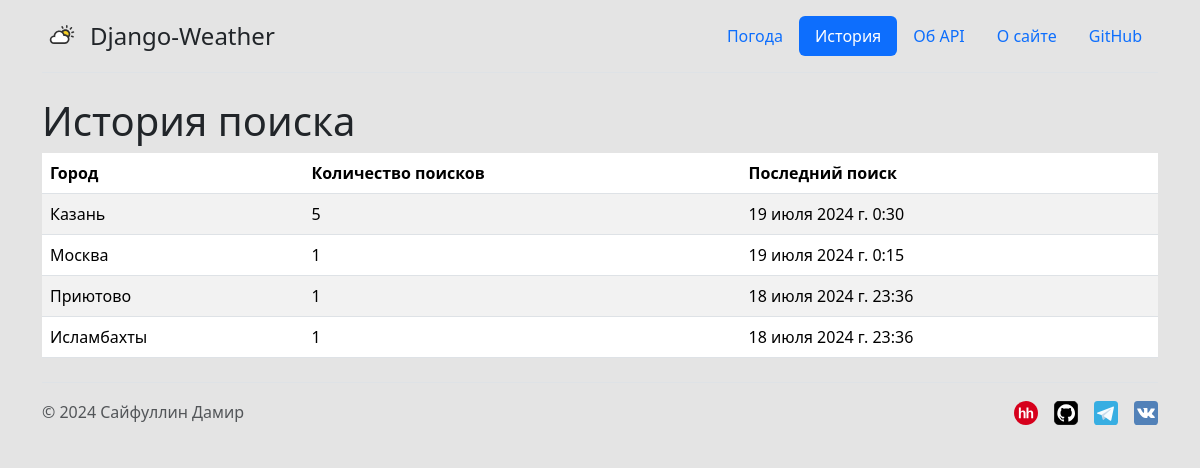
The app's page /history, older data.
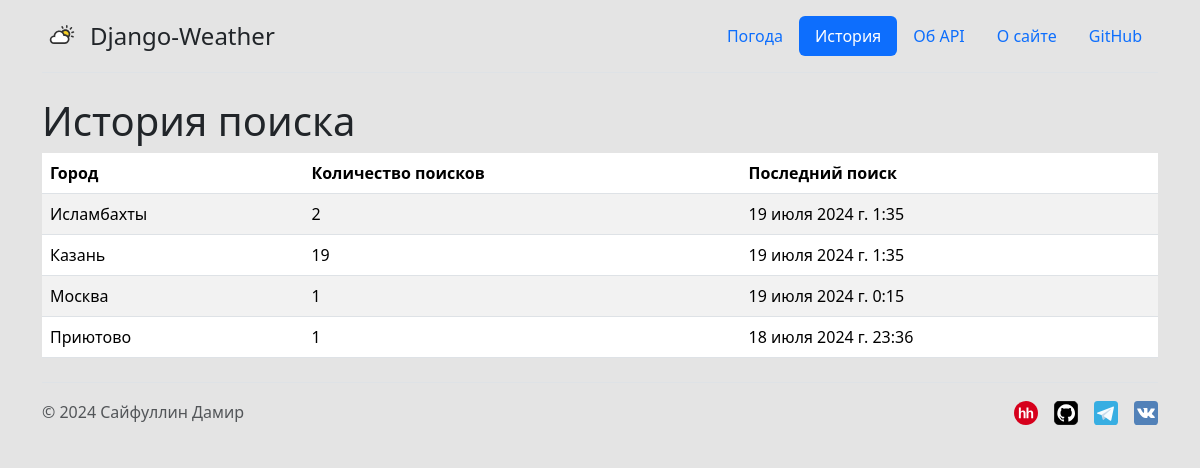
The same page, newer data.
### main/models.py (models this page shows, shortened)
class SearchHistory(models.Model):
    city = models.CharField('Город', max_length=100)
    search_count = models.IntegerField('Количество поисков', default=0)
    last_searched = models.DateTimeField('Последний поиск', auto_now=True)
    class Meta:
        verbose_name = 'История поиска'
        verbose_name_plural = 'История поиска'

### main/views.py (the view)
# urls.py: path('history', views.history, name='history'),
def history(request):
    history = SearchHistory.objects.order_by('-last_searched')
    return render(request, 'main/history.html', {'history': history})

### main/templates/main/history.html (shortened to what this page needs)
{% extends 'main/base.html' %}
{% block header %}
    <li class="nav-item"><a href="{% url 'index' %}" class="nav-link" aria-current="page">Погода</a></li>
    <li class="nav-item"><a href="#" class="nav-link active">История</a></li>
    <li class="nav-item"><a href="{% url 'about-api' %}" class="nav-link">Об API</a></li>
    <li class="nav-item"><a href="{% url 'about-site' %}" class="nav-link">О сайте</a></li>
{% endblock %}
{% block body %}
    <h1>История поиска</h1>
    <table class="table table-striped table-hover">
        <thead>
        <tr>
            <th scope="col">Город</th>
            <th scope="col">Количество поисков</th>
            <th scope="col">Последний поиск</th>
        </tr>
        </thead>
        <tbody>
        {% for history in history %}
            <tr>
                <td>{{ history.city }}</td>
                <td>{{ history.search_count }}</td>
                <td>{{ history.last_searched }}</td>
            </tr>
        {% endfor %}
        </tbody>
    </table>
{% endblock %}

Row changes from the older to the newer data that the page shows:
changed SearchHistory "Исламбахты": search_count "1" → "2"; last_searched "18 июля 2024 г. 23:36" → "19 июля 2024 г. 1:35"; moves up the list
changed SearchHistory "Казань": search_count "5" → "19"; last_searched "19 июля 2024 г. 0:30" → "19 июля 2024 г. 1:35"
